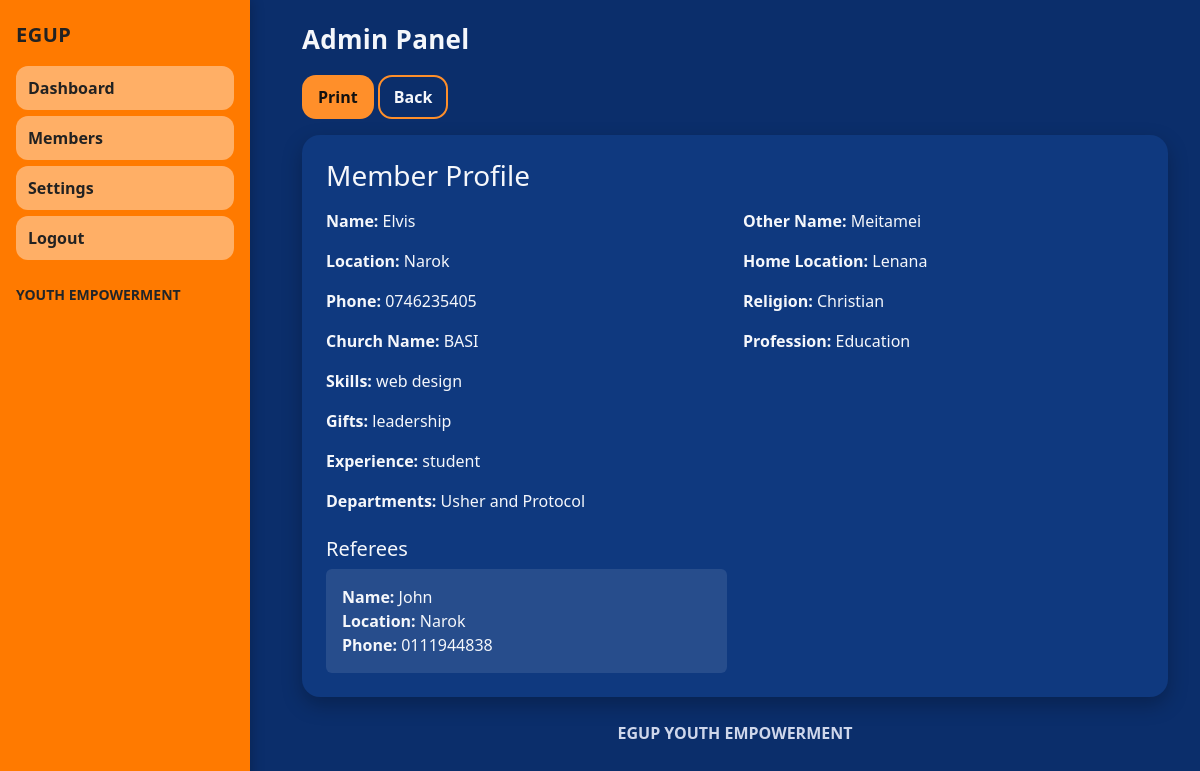
The app's page /admin/print/1 (signed in) with its own data.
### app.py (models this page shows)
class Member(db.Model):
    id = db.Column(db.Integer, primary_key=True)
    name = db.Column(db.String(120), nullable=False)
    other_name = db.Column(db.String(120))
    location = db.Column(db.String(120))
    home_location = db.Column(db.String(120))
    phone = db.Column(db.String(50))
    religion = db.Column(db.String(120))
    church_name = db.Column(db.String(120))
    profession = db.Column(db.String(120))
    skills = db.Column(db.Text)      # comma-separated
    gifts = db.Column(db.Text)       # comma-separated
    experience = db.Column(db.Text)
    departments = db.Column(db.Text)
    referees_json = db.Column(db.Text)
    approved = db.Column(db.Boolean, default=False)
    created_at = db.Column(db.DateTime, default=datetime.utcnow)

### app.py (the view)
@app.route('/admin/print/<int:member_id>')
@login_required
def admin_print(member_id):
    m = Member.query.get_or_404(member_id)
    return render_template('print_member.html', m=m, referees=json.loads(m.referees_json or '[]'))

### app.py (called while the page is built)
@login_manager.user_loader
def load_user(user_id):
    return AdminUser.query.get(int(user_id))

### templates/print_member.html
{% extends "base.html" %}
{% block content %}
<div class="no-print mb-3">
  <a class="btn btn-egup" href="#" onclick="window.print()">Print</a>
  <a class="btn btn-outline-egup" href="{{ url_for('admin_members') }}">Back</a>
</div>
<div class="card card-soft p-4">
  <h3 class="mb-3">Member Profile</h3>
  <div class="row g-3">
    <div class="col-md-6"><strong>Name:</strong> {{ m.name }}</div>
    <div class="col-md-6"><strong>Other Name:</strong> {{ m.other_name }}</div>
    <div class="col-md-6"><strong>Location:</strong> {{ m.location }}</div>
    <div class="col-md-6"><strong>Home Location:</strong> {{ m.home_location }}</div>
    <div class="col-md-6"><strong>Phone:</strong> {{ m.phone }}</div>
    <div class="col-md-6"><strong>Religion:</strong> {{ m.religion }}</div>
    <div class="col-md-6"><strong>Church Name:</strong> {{ m.church_name }}</div>
    <div class="col-md-6"><strong>Profession:</strong> {{ m.profession }}</div>
    <div class="col-12"><strong>Skills:</strong> {{ m.skills }}</div>
    <div class="col-12"><strong>Gifts:</strong> {{ m.gifts }}</div>
    <div class="col-12"><strong>Experience:</strong> {{ m.experience }}</div>
    <div class="col-12"><strong>Departments:</strong> {{ m.departments }}</div>
  </div>
  <h5 class="mt-4">Referees</h5>
  <div class="row g-3">
    {% for r in referees if r.name or r.location or r.phone %}
    <div class="col-md-6">
      <div class="p-3 rounded" style="background: rgba(255,255,255,0.1);">
        <div><strong>Name:</strong> {{ r.name }}</div>
        <div><strong>Location:</strong> {{ r.location }}</div>
        <div><strong>Phone:</strong> {{ r.phone }}</div>
      </div>
    </div>
    {% else %}
    <div class="col-12 text-muted">None provided.</div>
    {% endfor %}
  </div>
</div>
{% endblock %}

### static/css/style.css (style rules this page uses)
:root { --bg: #0b2e6b; --nav: #ff7a00; --card: #0f397f; --text: #f5f7fb; --muted: #cfd7eb; --accent: #ffd6ad; --btn: #ff8f2a; --btn-hover: #ffa352; --success: #36d399; --danger: #f87272; --warning: #fbbd23; }
html, body { height: 100%; }
body { background: var(--bg); color: var(--text); }
a, .link-light { color: #fff; }
.card-soft { background: var(--card); border: none; border-radius: 18px; box-shadow: 0 8px 20px rgba(0,0,0,0.25); color: var(--text); }
.btn-egup { background: var(--btn); border: none; color: #111; font-weight: 700; border-radius: 14px; padding: 10px 16px; transition: transform .06s ease, box-shadow .2s ease, background .2s ease; }
.btn-outline-egup { border: 2px solid var(--btn); color: var(--text); font-weight: 700; border-radius: 14px; padding: 8px 14px; }

### records on screen
Member: name "Elvis", other_name "Meitamei", location "Narok", home_location "Lenana", phone "0746235405", religion "Christian", church_name "BASI", profession "Education", skills "web design", gifts "leadership", experience "student", departments "Usher and Protocol", name "John", phone "0111944838"
